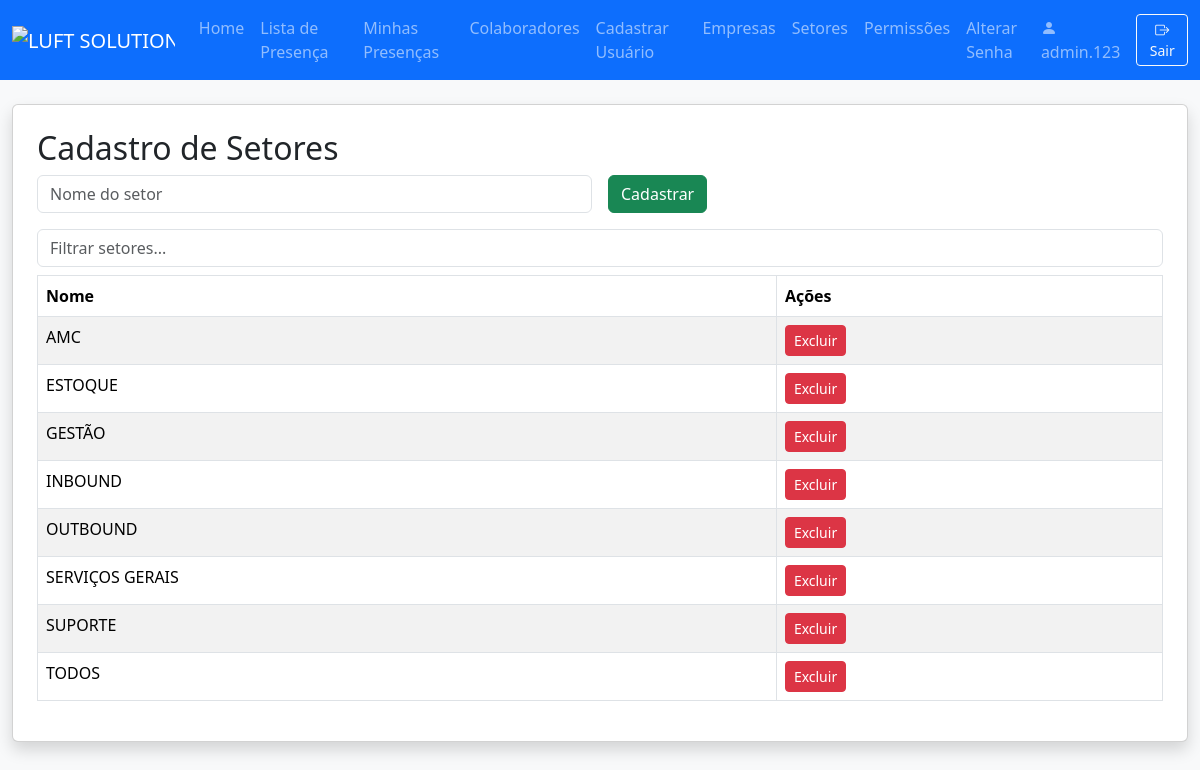
Page /setores (signed in) on the committed database.
### models.py (models this page shows)
class User(db.Model):
    id = db.Column(db.Integer, primary_key=True)
    nome_completo = db.Column(db.String(150), nullable=False)
    username = db.Column(db.String(80), unique=True, nullable=False)
    password = db.Column(db.String(200), nullable=False)
    role = db.Column(db.String(20), nullable=False, default='lider')
    empresa_id = db.Column(db.Integer, db.ForeignKey('empresa.id'))
    setor_id = db.Column(db.Integer, db.ForeignKey('setor.id'))
    empresas = db.relationship('Empresa', secondary=user_empresas, backref='usuarios')
    empresa = db.relationship('Empresa')
    setor = db.relationship('Setor')
    precisa_trocar_senha = db.Column(db.Boolean, default=True)

class Setor(db.Model):
    id = db.Column(db.Integer, primary_key=True)
    nome = db.Column(db.String(100), unique=True, nullable=False)

### app.py (the view, shortened to what this page needs)
@app.route('/setores', methods=['GET', 'POST'])
@login_required
def setores():
    if not has_permission(g.user, 'can_access_setores'):
        flash('Sem acesso.')
        return redirect(url_for('index'))
    setores = Setor.query.order_by(Setor.nome).all()
    return render_template('setores.html', setores=setores, user=g.user)

### app.py (called while the page is built)
@app.after_request
def add_no_cache_headers(response):
    response.headers['Cache-Control'] = 'no-store, no-cache, must-revalidate, private'
    response.headers['Pragma'] = 'no-cache'
    response.headers['Expires'] = '0'
    return response

@app.before_request
def load_logged_in_user():
    user_id = session.get('user_id')
    g.user = None
    if user_id is not None:
        g.user = User.query.get(user_id)
    public_routes = ['login', 'static', 'home']
    if not g.user and request.endpoint not in public_routes:
        flash('Faça login para acessar esta página.')
        return redirect(url_for('login', next=request.url))

def login_required(f):
    @wraps(f)
    def decorated_function(*args, **kwargs):
        if g.user is None:
            flash('Faça login para acessar esta página.')
            return redirect(url_for('login', next=request.url))
        return f(*args, **kwargs)
    return decorated_function

def has_permission(user, perm_field):
    if not user:
        return False
    if user.username == MASTER_USER:
        return True
    perm = Permission.query.filter_by(role=user.role).first()
    return getattr(perm, perm_field, False) if perm else False

### templates/setores.html (shortened to what this page needs)
{% extends "navbar.html" %}
{% block content %}
<div class="card shadow p-4 mb-4">
    <h2>Cadastro de Setores</h2>
    <form method="POST" class="row g-3 mb-3">
        <div class="col-md-6">
            <input type="text" class="form-control" name="nome" placeholder="Nome do setor" required>
        </div>
        <div class="col-md-2">
            <button class="btn btn-success" type="submit">Cadastrar</button>
        </div>
    </form>
    <input type="text" id="filtroSetor" class="form-control mb-2" placeholder="Filtrar setores...">
    <div class="table-responsive">
        <table class="table table-bordered table-striped" id="tabelaSetores">
            <thead>
                <tr>
                    <th>Nome</th>
                    <th>Ações</th>
                </tr>
            </thead>
            <tbody>
                {% for setor in setores %}
                <tr>
                    <td>{{ setor.nome }}</td>
                    <td>
                        <a href="{{ url_for('delete_setor', id=setor.id) }}" class="btn btn-sm btn-danger" onclick="return confirm('Excluir setor?')">Excluir</a>
                    </td>
                </tr>
                {% endfor %}
            </tbody>
        </table>
    </div>
</div>
{% endblock %}

### templates/navbar.html (shortened to what this page needs)
<!DOCTYPE html>
<html lang="pt-br">
<head>
  <link href="https://cdn.jsdelivr.net/npm/bootstrap@5.3.3/dist/css/bootstrap.min.css" rel="stylesheet">
  <link rel="stylesheet" href="https://cdn.jsdelivr.net/npm/bootstrap-icons@1.11.3/font/bootstrap-icons.min.css">
</head>
<body class="bg-light">
  <nav class="navbar navbar-expand-lg navbar-dark bg-primary">
    <div class="container-fluid">
      <a class="navbar-brand" href="#">
        <img src="https://i.postimg.cc/hPGVrc5f/LUFT-SOLUTIONS.webp" alt="LUFT SOLUTIONS" style="height:48px;">
      </a>
      <div class="collapse navbar-collapse" id="mainNavbar">
        <ul class="navbar-nav me-auto mb-2 mb-lg-0">
          {% if user and has_permission(user, 'can_access_index') %}
          <li class="nav-item">
            <a class="nav-link" href="{{ url_for('index') }}">Home</a>
          </li>
          {% endif %}
          {% if user and has_permission(user, 'can_access_lista_presenca') %}
          <li class="nav-item">
            <a class="nav-link" href="{{ url_for('lista_presenca') }}">Lista de Presença</a>
          </li>
          <li class="nav-item">
            <a class="nav-link" href="{{ url_for('minhas_presencas') }}">Minhas Presenças</a>
          </li>
          {% endif %}
          {% if user and has_permission(user, 'can_access_colaboradores') %}
          <li class="nav-item">
            <a class="nav-link" href="{{ url_for('colaboradores') }}">Colaboradores</a>
          </li>
          {% endif %}
          {% if user and has_permission(user, 'can_access_register_user') %}
          <li class="nav-item">
            <a class="nav-link" href="{{ url_for('register_user') }}">Cadastrar Usuário</a>
          </li>
          {% endif %}
          {% if user and has_permission(user, 'can_access_empresas') %}
          <li class="nav-item">
            <a class="nav-link" href="{{ url_for('empresas') }}">Empresas</a>
          </li>
          {% endif %}
          {% if user and has_permission(user, 'can_access_setores') %}
          <li class="nav-item">
            <a class="nav-link" href="{{ url_for('setores') }}">Setores</a>
          </li>
          {% endif %}
          {% if user and (user.role == 'admin' or user.role == 'master' or user.username == 'luftsolutions.extrema') %}
          <li class="nav-item">
            <a class="nav-link" href="{{ url_for('permissions') }}">Permissões</a>
          </li>
          {% endif %}
          {% if user %}
          <li class="nav-item">
              <a class="nav-link" href="{{ url_for('alterar_senha') }}">Alterar Senha</a>
          </li>
          {% endif %}
        </ul>
        {% if user %}
        <div class="d-flex align-items-center">
          <span class="navbar-text me-3">
            <i class="bi bi-person-fill"></i> {{ user.username }}
          </span>
          <a href="{{ url_for('logout') }}" class="btn btn-outline-light btn-sm" title="Sair">
            <i class="bi bi-box-arrow-right"></i> Sair
          </a>
        </div>
        {% endif %}
      </div>
    </div>
  </nav>
  <div class="container-fluid" style="padding-top: 24px;">
    {% block content %}{% endblock %}
  </div>
</body>
</html>

### rows in the picture
User: username "admin.123"
Setor: nome "AMC"
Setor: nome "ESTOQUE"
Setor: nome "GESTÃO"
Setor: nome "INBOUND"
Setor: nome "OUTBOUND"
Setor: nome "SERVIÇOS GERAIS"
Setor: nome "SUPORTE"
Setor: nome "TODOS"
